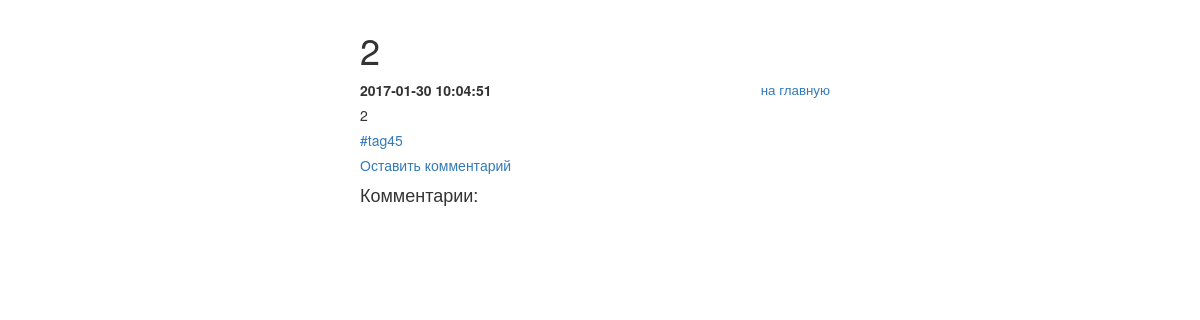
The page /include/note.php?id=59 on the database as committed earlier.
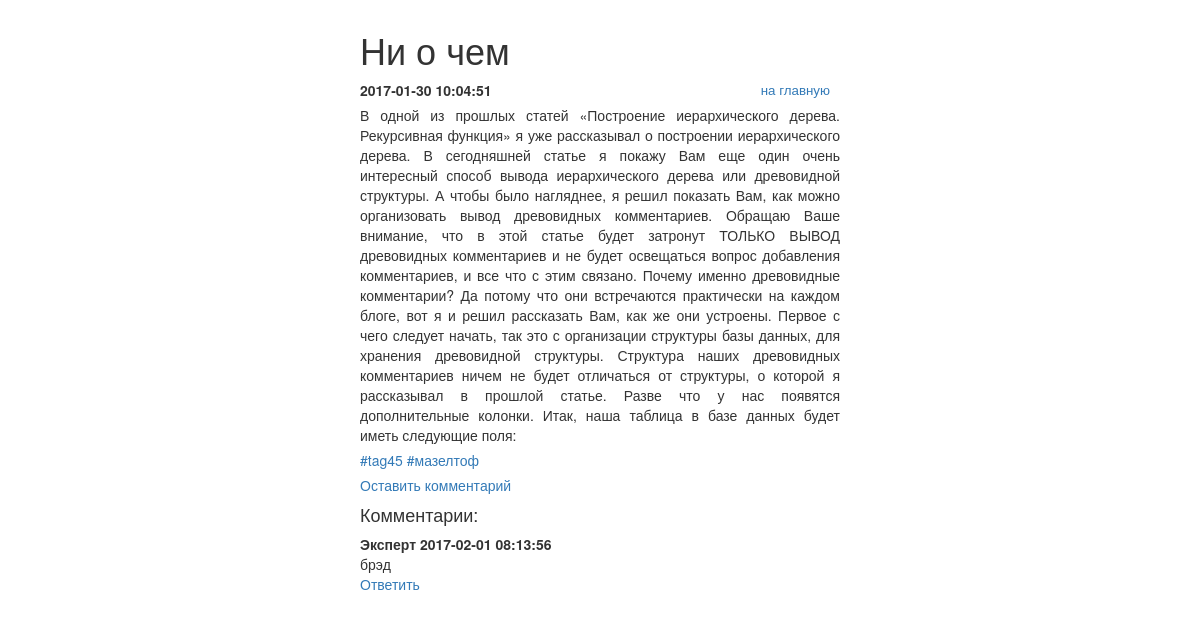
The same page on the database as committed later.
### tables this page shows
CREATE TABLE `post` (
  `post_id` bigint(20) unsigned NOT NULL AUTO_INCREMENT,
  `post_title` varchar(255) DEFAULT NULL,
  `post_min_text` text,
  `post_text` text,
  `post_create_datetime` timestamp NULL DEFAULT NULL,
  `post_update_datetime` timestamp NOT NULL DEFAULT CURRENT_TIMESTAMP ON UPDATE CURRENT_TIMESTAMP,
  UNIQUE KEY `post_id` (`post_id`)
);

CREATE TABLE `comment` (
  `comment_id` bigint(20) unsigned NOT NULL AUTO_INCREMENT,
  `post_id` bigint(20) DEFAULT NULL,
  `comment_parent_id` bigint(20) DEFAULT NULL,
  `comment_username` varchar(255) DEFAULT NULL,
  `comment_text` text,
  `comment_datetime` timestamp NOT NULL DEFAULT CURRENT_TIMESTAMP ON UPDATE CURRENT_TIMESTAMP,
  UNIQUE KEY `comment_id` (`comment_id`)
);

### include/db.php (called while the page is built, shortened)
<?php
try {
    $link = new PDO('mysql:host=localhost;dbname=blog', 'level', 'pass');
} catch (PDOException $e) {
    print "Error!: " . $e->getMessage() . "<br/>";
    die();
}
if($_GET['id']){
    $getid = $_GET['id'];
    $select_update = $link->query("SELECT post.*, group_concat(tag.tag_title) as tags FROM post LEFT JOIN post_to_tag USING (post_id) LEFT JOIN tag USING (tag_id) WHERE post_id='$getid' group by post.post_id");
    $res_select_update = $select_update ->fetchAll(PDO::FETCH_ASSOC);
}

### include/note.php (the view, shortened to what this page needs)
<?php
require_once '/var/www/html/blog/include/db.php';
require_once '/var/www/html/blog/include/function.php';
?>
<!DOCTYPE html>
<html lang="ru">
	<head>
		<link rel="stylesheet" href="../css/bootstrap.css">
		<link rel="stylesheet" href="../css/styless.css">
	</head>
	<body>
		<div id="wrapper">
            <?php for($i=0;$i<count($res_select_update);$i++):?>
			<h1><?=$res_select_update[$i]['post_title']?></h1>
			<div>
				<p class="nav right">
					<a href="../index.php">на главную</a>
				</p>
				<p class="date"><?=$res_select_update[$i]['post_create_datetime']?>
				</p>
				<p>
        <?=$res_select_update[$i]['post_text'];?>
        </p>
        <p>
        <?php if ($res_select_update[$i]['tags']) {
					       $value['tags'] = explode(',', $res_select_update[$i]['tags']);
					       foreach ($value['tags'] as $tag) {
					     	    ?>
                         <span class="print_tag">
                         <a href='../include/posttotag.php?tag=<?=$tag?>'><?="#".$tag?></a>
                         </span>
					       <?php  } ?>
				<?php } ?>
                </p>
                <a href='?id=<?=$_GET['id']?>&comment=mine'>Оставить комментарий</a>
                <h4>Комментарии:</h4>
            <?php endfor; ?>
                              <?php
                                  $res_row = $link ->query("SELECT * FROM comment WHERE post_id='$getid' and comment_parent_id is NULL ");
                                while ( $row = $res_row ->fetch(PDO::FETCH_ASSOC)) {
                                       comment($row);
                                }
                              ?>
			</div>
		</div>
	</body>
</html>

### include/function.php (shortened to what this page needs)
<?php
require_once'/var/www/html/blog/include/db.php';
require_once'/var/www/html/blog/include/note.php';
function comment($row){
	echo "<p class=\"comment\">";
	echo "<div class=\"date\">". $row['comment_username']. " " . $row['comment_datetime'] ."</div>";
	echo "<div class=\"text\">" . $row['comment_text'] . "</div>";
	echo "<a href='?id=" . $_GET['id'] . "&comment=" . $row['comment_id'] . "'>Ответить</a> ";
	echo "</p>";
}
?>

Rows that differ between the two databases and show on the page:
changed post: post_title "2" → "Ни о чем"; post_text "2" → "В одной из прошлых статей «Построение иерархического дерева. Рекурсивная функция» я уже рассказывал о построении иерархического дерева. В сегодняшней статье я покажу Вам еще один очень интересный способ вывода иерархического дерева или древовидной структуры. А чтобы было нагляднее, я решил показать Вам, как можно организовать вывод древовидных комментариев. Обращаю Ваше внимание, что в этой статье будет затронут ТОЛЬКО ВЫВОД древовидных комментариев и не будет освещаться вопрос добавления комментариев, и все что с этим связано. Почему именно древовидные комментарии? Да потому что они встречаются практически на каждом блоге, вот я и решил рассказать Вам, как же они устроены. Первое с чего…"
added comment: comment_username "Эксперт", comment_datetime "2017-02-01 08:13:56", comment_text "брэд"
Other text that changed with them:
new list line: "# мазелтоф"
